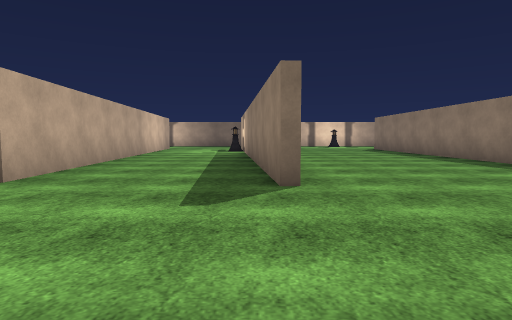
View 1 (above)

24 first-person views from a walk through a 3-D level made in the Unity game engine. The camera is 1.2 m above the floor, tilts 4° down and sees 75° across. The floor is counted in squares, 2 m on a side. Each view is taken from the middle of a square. On the plan, view 1 faces up. The plan holds only what a view shows up to about 10 squares ahead; the rest is blank. The place goes on beyond the plan. The player is left out. Some surface patterns are stand-ins.

View 2
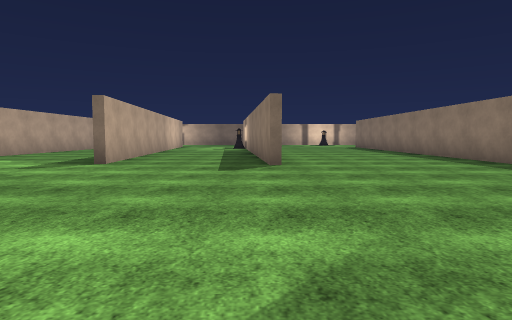

View 3
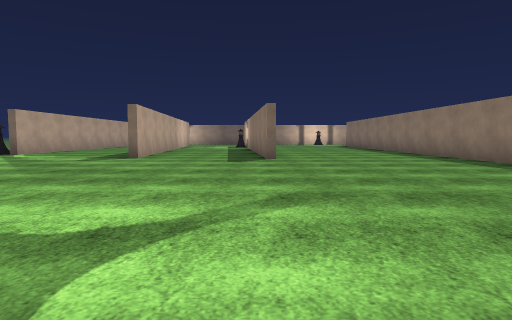

View 4
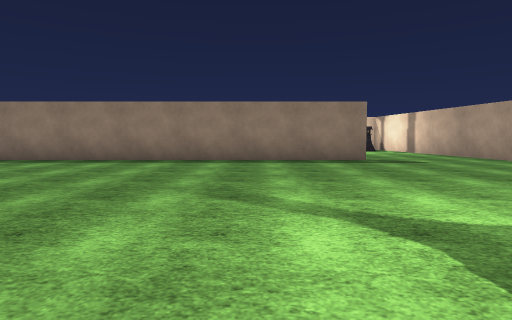

View 5
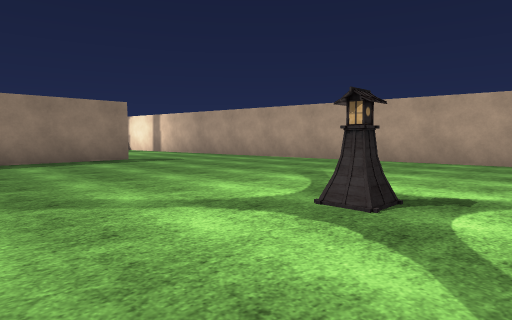

View 6
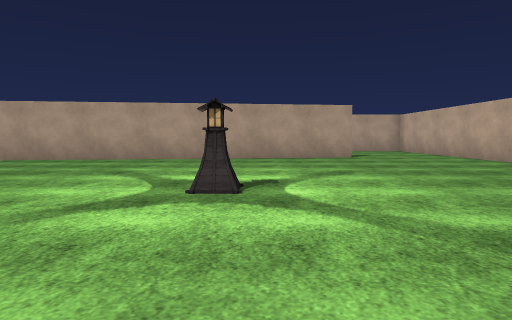

View 7
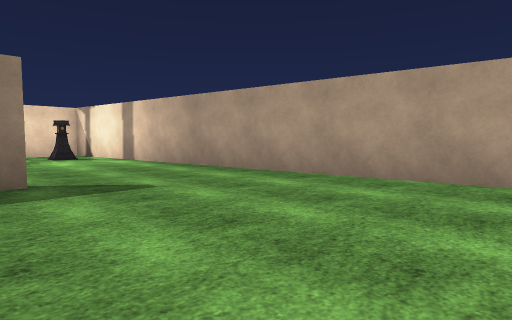

View 8
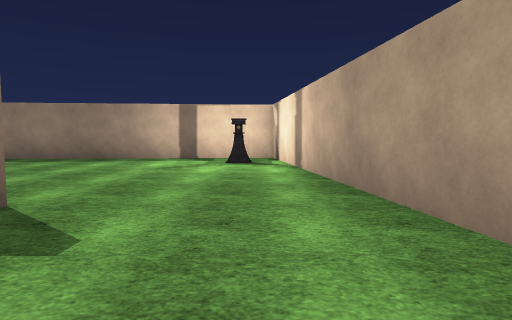

View 9
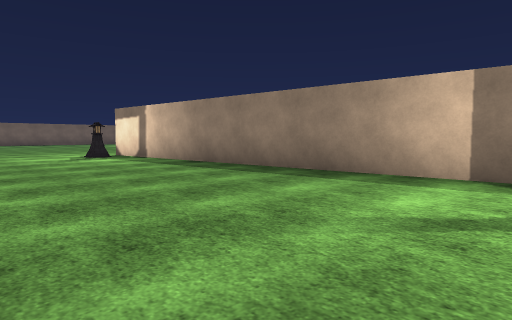

View 10
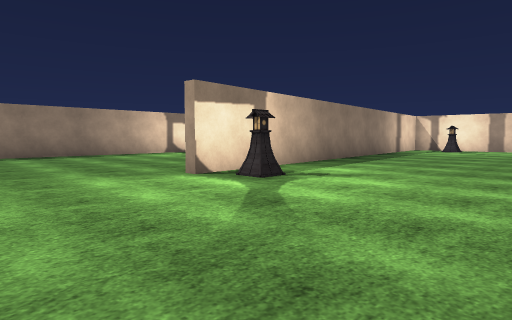

View 11
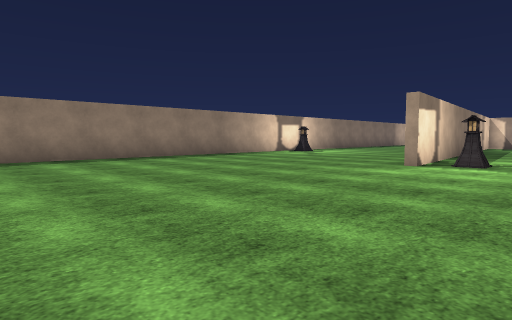

View 12
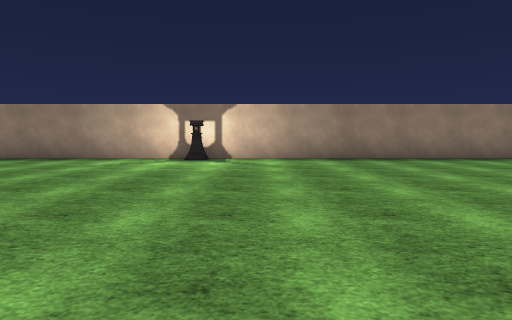

View 13
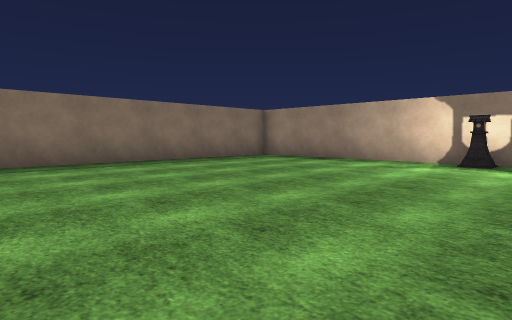

View 14
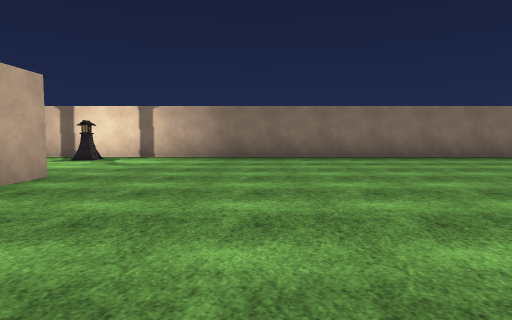

View 15
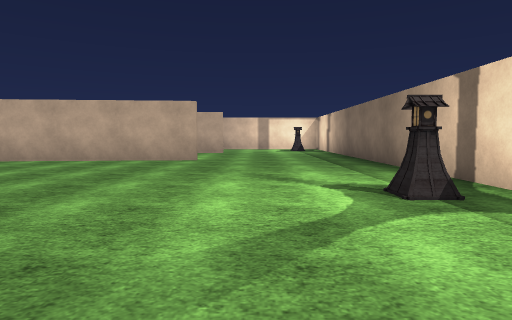

View 16
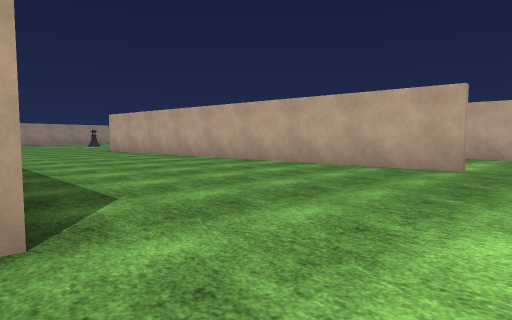

View 17
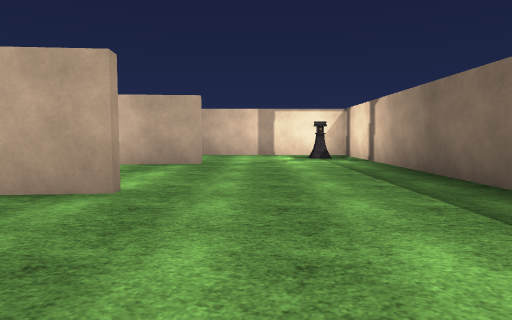

View 18
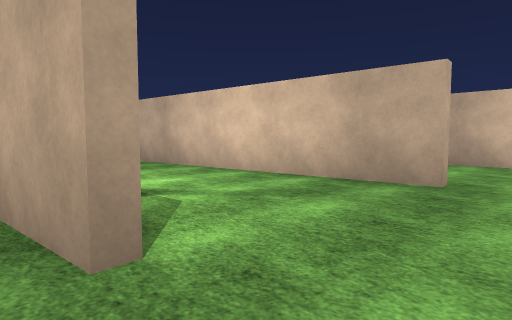

View 19
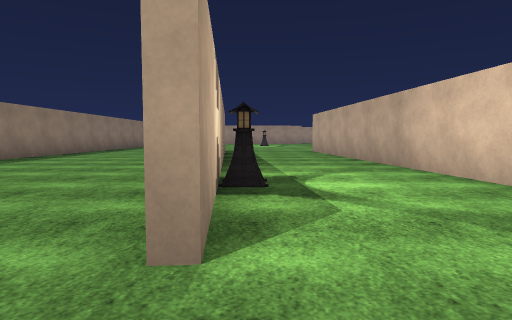

View 20
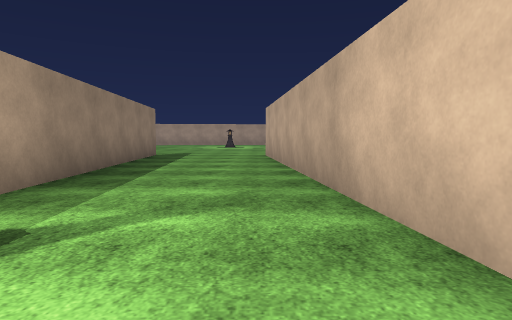

View 21
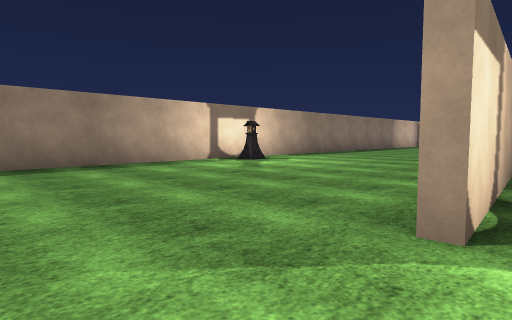

View 22
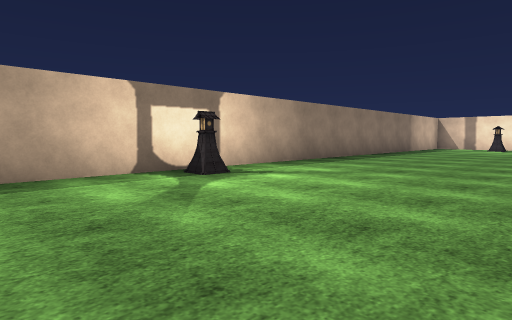

View 23
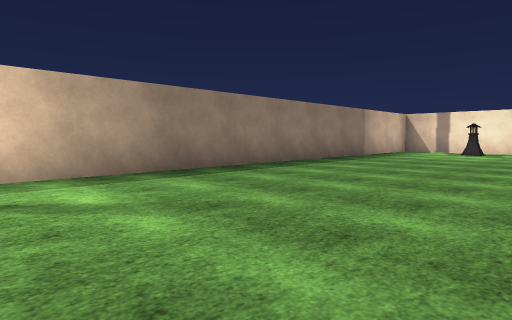

View 24
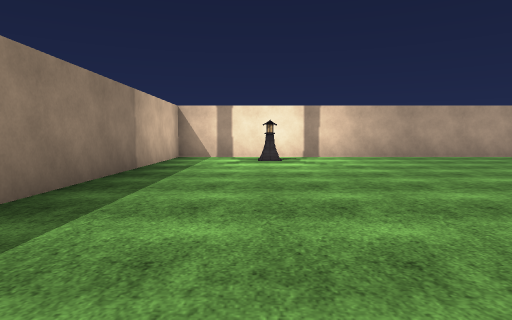

### Floor plan
Points are (right, up) in squares from view 1. A wall is a line through its corners. A room is listed if a view was taken in it or the views show most of it. See-through windows are left out.
Room 1 (views 1, 2, 3, 4, 5, 6, 7, 8, 9, 10, 11, 12, 13, 14, 15, 16, 17, 18, 19, 20, 21, 22, 23, 24)
walls: (0.3, 4) (-0.8, 16.6); (5.6, -4.9) (5.6, 10.1); (5.9, 15.9) (5.9, 15); (-0.5, 16.6) (0.1, 9.7); (-4.4, 16.9) (-3.3, 4.3); (-4.9, -9.6) (12.5, -7.5) (11.5, 5); (8.5, -13.8) (18.3, -13.8) (18.3, 20.1); (16.6, 20.9) (-7.1, 20.9)
objects: other object (-6, 20); other object (-2, -4); other object (-1, 14); other object (5, 20); other object (11, -7); other object (11, 4); other object (16, -12); other object (18, 1); other object (18, 15)

Where each view was taken, in squares from view 1:
view 1: 0 up, 0 right, facing up
view 2: 3 down, 0 right, facing up
view 3: 5 down, 0 right, facing up
view 4: 2 down, 3 left, facing right
view 5: 1 down, 3 left, facing down-right
view 6: 0 up, 2 left, facing down
view 7: 4 down, 1 right, facing down-right
view 8: 7 down, 3 right, facing right
view 9: 6 down, 7 right, facing up-right
view 10: 8 up, 7 right, facing down-right
view 11: 12 up, 9 right, facing down-right
view 12: 13 up, 9 right, facing right
view 13: 13 up, 10 right, facing up-right
view 14: 11 up, 9 right, facing up
view 15: 18 up, 8 right, facing left
view 16: 18 up, 6 right, facing down-left
view 17: 18 up, 3 right, facing left
view 18: 18 up, 0 right, facing down-left
view 19: 18 up, 1 left, facing down
view 20: 15 up, 3 left, facing down
view 21: 7 up, 11 right, facing down-right
view 22: 4 up, 13 right, facing down-right
view 23: 0 up, 13 right, facing down-right
view 24: 4 down, 16 right, facing down
